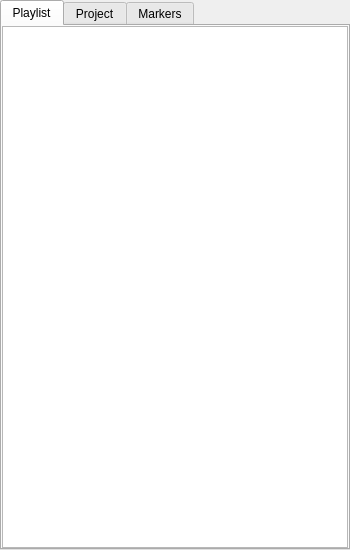
<?xml version="1.0" encoding="UTF-8"?>
<ui version="4.0">
 <class>VuraDockWidget</class>
 <widget class="QWidget" name="VuraDockWidget">
  <property name="geometry">
   <rect>
    <x>0</x>
    <y>0</y>
    <width>350</width>
    <height>550</height>
   </rect>
  </property>
  <property name="windowTitle">
   <string>VuraDockWidget</string>
  </property>
  <layout class="QVBoxLayout" name="verticalLayout">
   <property name="leftMargin">
    <number>0</number>
   </property>
   <property name="topMargin">
    <number>0</number>
   </property>
   <property name="rightMargin">
    <number>0</number>
   </property>
   <property name="bottomMargin">
    <number>0</number>
   </property>
   <item>
    <widget class="QTabWidget" name="tabWidget">
     <property name="currentIndex">
      <number>0</number>
     </property>
     <widget class="QWidget" name="playlistTab">
      <attribute name="title">
       <string>Playlist</string>
      </attribute>
      <layout class="QVBoxLayout" name="verticalLayout_2">
       <property name="leftMargin">
        <number>0</number>
       </property>
       <property name="topMargin">
        <number>0</number>
       </property>
       <property name="rightMargin">
        <number>0</number>
       </property>
       <property name="bottomMargin">
        <number>0</number>
       </property>
       <item>
        <widget class="QListView" name="playlistView"/>
       </item>
      </layout>
     </widget>
     <widget class="QWidget" name="projectTab">
      <attribute name="title">
       <string>Project</string>
      </attribute>
      <layout class="QVBoxLayout" name="verticalLayout_3">
       <property name="leftMargin">
        <number>0</number>
       </property>
       <property name="topMargin">
        <number>0</number>
       </property>
       <property name="rightMargin">
        <number>0</number>
       </property>
       <property name="bottomMargin">
        <number>0</number>
       </property>
       <item>
        <widget class="QTreeView" name="projectTreeView"/>
       </item>
      </layout>
     </widget>
     <widget class="QWidget" name="markersTab">
      <attribute name="title">
       <string>Markers</string>
      </attribute>
      <layout class="QVBoxLayout" name="verticalLayout_4">
       <property name="leftMargin">
        <number>0</number>
       </property>
       <property name="topMargin">
        <number>0</number>
       </property>
       <property name="rightMargin">
        <number>0</number>
       </property>
       <property name="bottomMargin">
        <number>0</number>
       </property>
       <item>
        <widget class="QTableView" name="markersTableView"/>
       </item>
      </layout>
     </widget>
    </widget>
   </item>
  </layout>
 </widget>
 <resources/>
 <connections/>
</ui>
